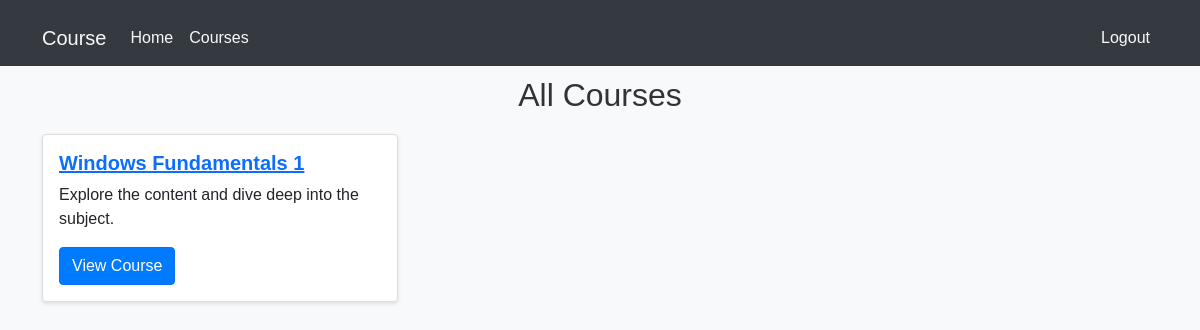
The app's page /courses/course_list/ (signed in), older data.
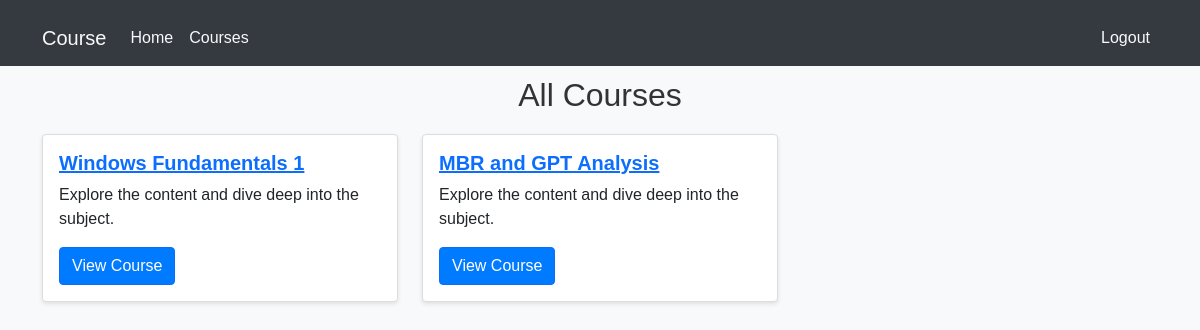
The same page, newer data.
### courses/models.py (models this page shows, shortened)
class Course(models.Model):
    title = models.CharField(max_length=200)
    description = models.TextField()
    coordinator = models.ForeignKey(User, on_delete=models.CASCADE, limit_choices_to={'is_staff': True})

### courses/views.py (the view)
# urls.py: path('course_list/', views.course_list, name='course_list'),
@login_required
def course_list(request):
    courses = Course.objects.all()
    return render(request, 'courses/course_list.html', {'courses': courses})

### courses/templates/courses/course_list.html (shortened to what this page needs)
<!DOCTYPE html>
<html lang="en">
<head>
    <link href="https://cdn.jsdelivr.net/npm/bootstrap@5.1.3/dist/css/bootstrap.min.css" rel="stylesheet">
</head>
<body>
    <nav class="navbar navbar-expand-lg">
        <div class="container">
            <a class="navbar-brand" href="#">Course</a>
            <div class="collapse navbar-collapse" id="navbarNav">
                <ul class="navbar-nav">
                    <li class="nav-item">
                        <a class="nav-link" href="/">Home</a>
                    </li>
                    <li class="nav-item">
                        <a class="nav-link" href="/course_list/">Courses</a>
                    </li>
                </ul>
                <ul class="navbar-nav ms-auto">
                    {% if user.is_authenticated %}
                    <li class="nav-item">
                        <a class="nav-link" href="/custom_logout/">Logout</a>
                    </li>
                    {% else %}
                    <li class="nav-item">
                        <a class="nav-link" href="/login/">Sign In</a>
                    </li>
                    {% endif %}
                </ul>
            </div>
        </div>
    </nav>
    <div class="container">
        <h1>All Courses</h1>
        <div class="row">
            {% for course in courses %}
            <div class="col-md-4">
                <div class="card">
                    <div class="card-body">
                        <h5 class="card-title">
                            <a href="{% url 'course_detail' course.pk %}">{{ course.title }}</a>
                        </h5>
                        <p class="card-text">Explore the content and dive deep into the subject.</p>
                        <a href="{% url 'course_detail' course.pk %}" class="btn btn-primary">View Course</a>
                    </div>
                </div>
            </div>
            {% endfor %}
        </div>
    </div>
</body>
</html>

Row changes from the older to the newer data that the page shows:
added Course: title "MBR and GPT Analysis"
